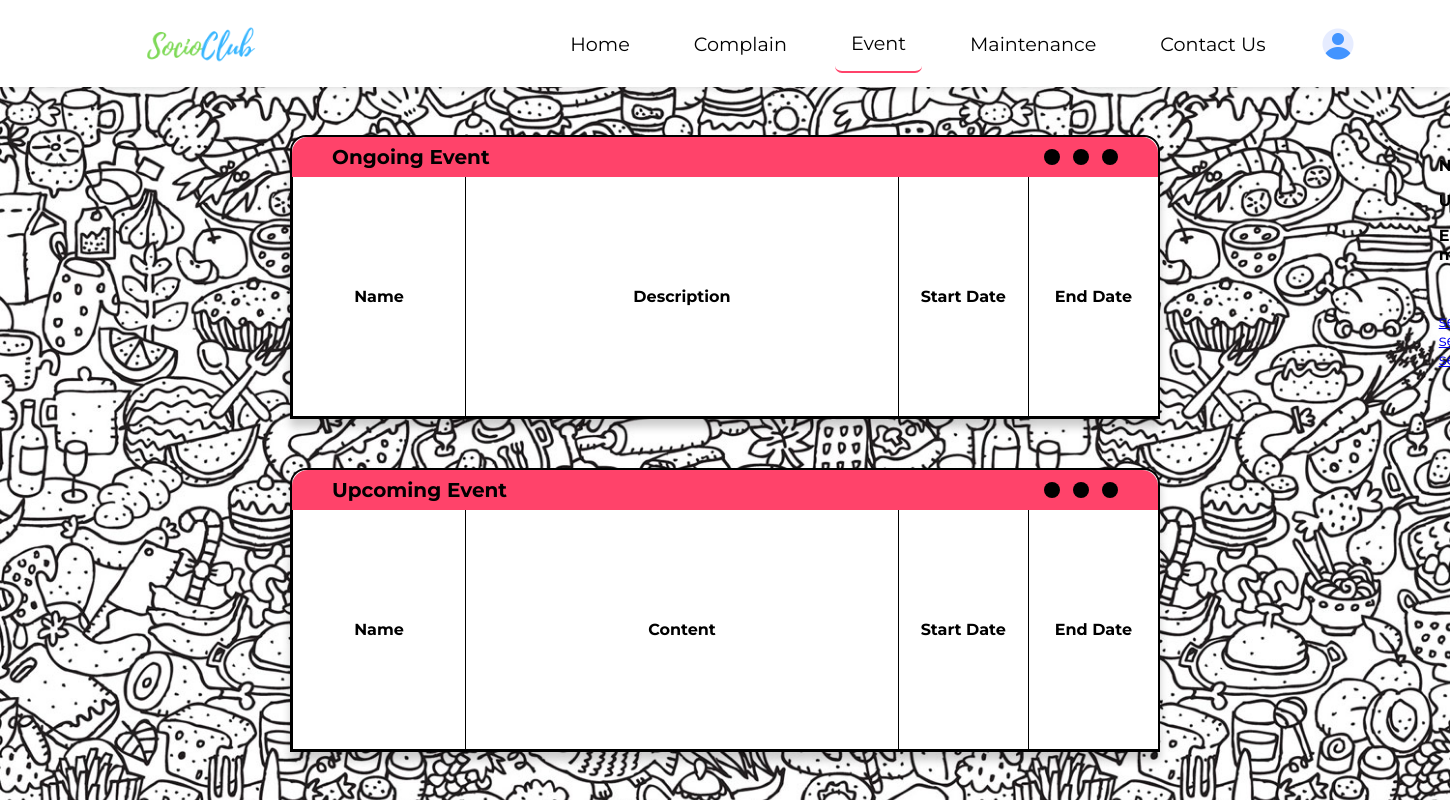
Before: /event/ (signed in) with the older database file.
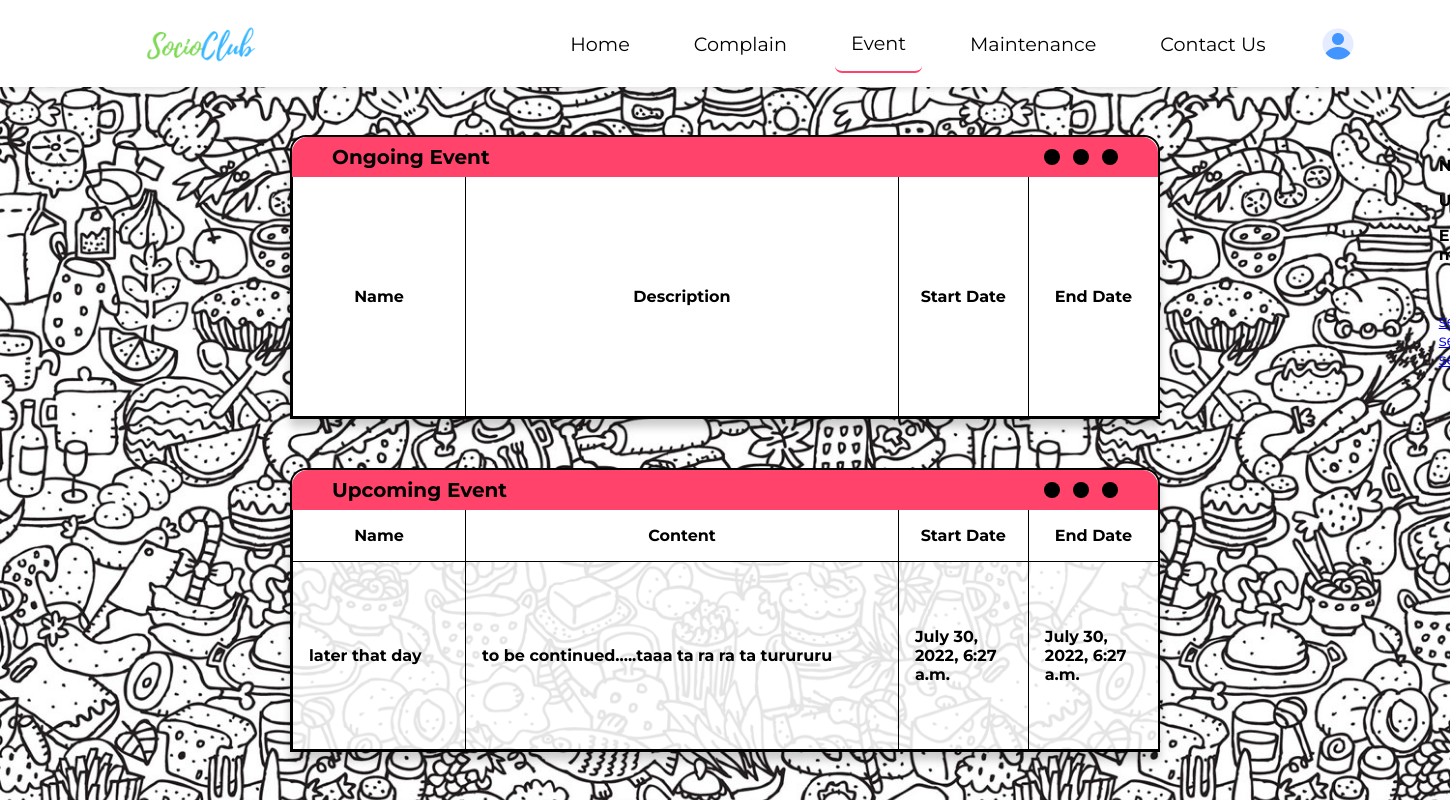
After: the same page with the newer database file.
### user_data/models.py (models this page shows, shortened)
class Event(models.Model):
    society_name = models.ForeignKey(Society, on_delete=models.CASCADE)
    event_name = models.CharField(max_length=100)
    event_description = models.TextField(max_length=500)
    event_start_date = models.DateTimeField()
    event_end_date = models.DateTimeField()

### SocioClub/views.py (the view)
# urls.py: path('event/', views.event , name = "event"),
@login_required(login_url='login')
def event(request):
    society_name = User_Detail.objects.get(user=request.user).society_name
    events = Event.objects.filter(society_name = society_name)
    current_date = datetime.now()
    ongoing_event = {}
    upcoming_event = {}
    now = current_date.strftime("%d/%m/%Y %H:%M")
    for event in events:
        start = event.event_start_date.strftime("%d/%m/%Y %H:%M")
        end = event.event_end_date.strftime("%d/%m/%Y %H:%M")
        if now >= start and now <=end:
            ongoing_event[event] = event.event_name
        elif now<=start:
            upcoming_event[event] = event.event_name
    return render(request, "event.html", {'ongoing_event': ongoing_event, 'upcoming_event': upcoming_event})

### templates/event.html (shortened to what this page needs)
{% extends "base.html" %}
{% load static %}
{% url 'login' as login %}
{%block cssblock%}
<link rel="stylesheet" href="{% static 'css/event.css'%}"> {%endblock%}
{% block mainblock %}
<div class="event-container">
    <div class="event-left">
        <div class="event-card animate fadeInLeft three">
            <div class="event-card-nav">
                <div class="text">
                    <h4>Ongoing Event</h4>
                </div>
                <div class="circle">
                    <div class="dot"></div>
                    <div class="dot"></div>
                    <div class="dot"></div>
                </div>
            </div>
            <div class="event-card-content">
                <div class="only-table-main">
                    <table>
                        <thead>
                            <tr>
                                <th class="th-1">Name</th>
                                <th class="th-2">Description</th>
                                <th class="th-3">Start Date</th>
                                <th class="th-4">End Date</th>
                            </tr>
                        </thead>
                    </table>
                </div>
            </div>
        </div>
        <div class="event-card animate fadeInRight four">
            <div class="event-card-nav">
                <div class="text">
                    <h4>Upcoming Event</h4>
                </div>
                <div class="circle">
                    <div class="dot"></div>
                    <div class="dot"></div>
                    <div class="dot"></div>
                </div>
            </div>
            <div class="event-card-content">
                <div class="only-table-main">
                    <table>
                        <thead>
                            <tr>
                                <th class="th-1">Name</th>
                                <th class="th-2">Content</th>
                                <th class="th-3">Start Date</th>
                                <th class="th-4">End Date</th>
                            </tr>
                        </thead>
                        {% for event in upcoming_event %}
                        <tbody>
                            <tr>
                                <td>{{event.event_name}}</td>
                                <td class="th-2">{{event.event_description}}</td>
                                <td>{{event.event_start_date}}</td>
                                <td>{{event.event_end_date}}</td>
                            </tr>
                        </tbody>
                        {% endfor %}
                    </table>
                </div>
            </div>
        </div>
    </div>
</div>
{% endblock %}

Changed rows visible on the page:
added Event: event_name "later that day", event_description "to be continued.....taaa ta ra ra ta turururu", event_start_date "July 30, 2022, 6:27 a.m.", event_end_date "July 30, 2022, 6:27 a.m."
